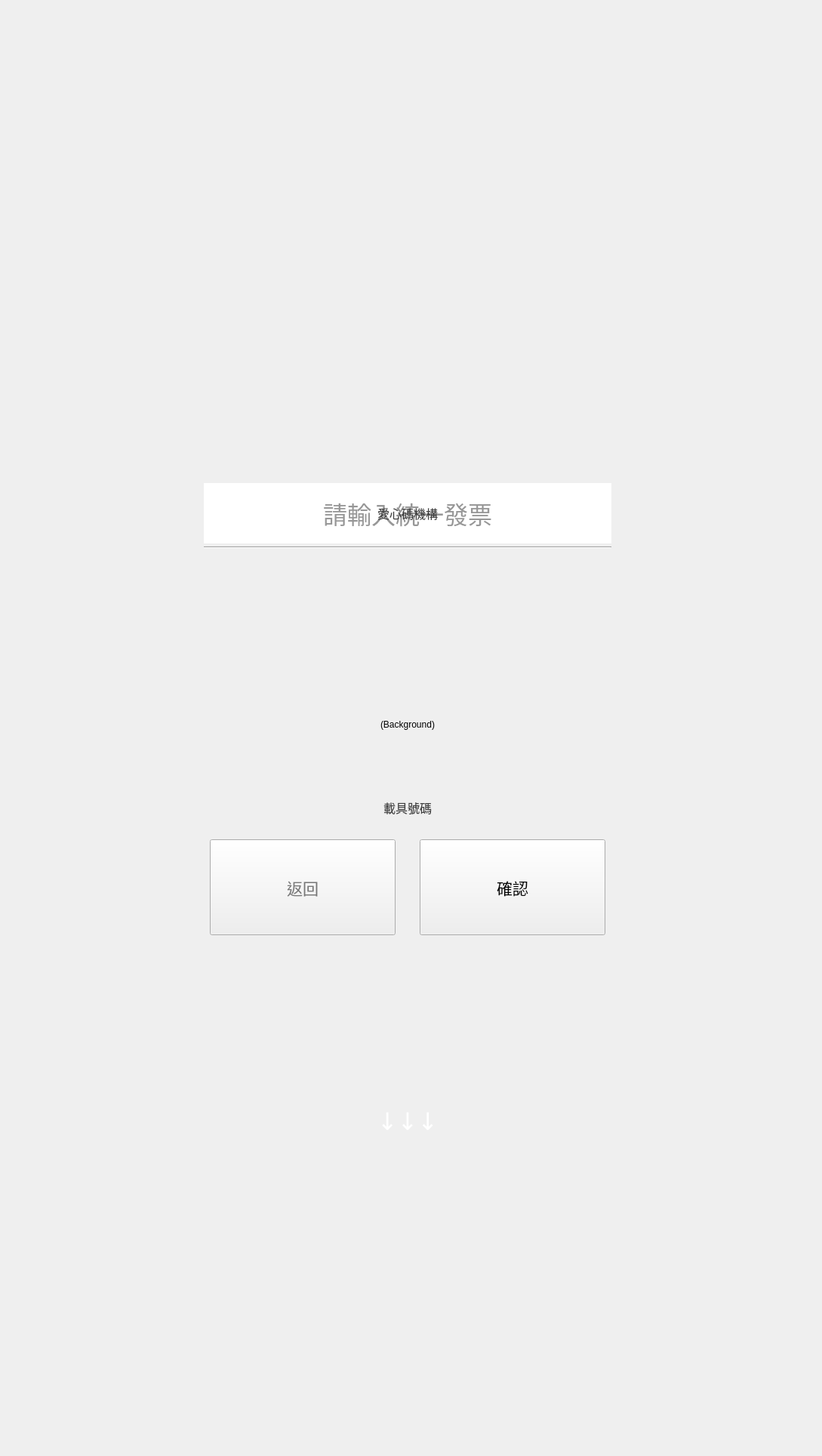
    <widget class="QWidget" name="page_einvoice_hint">
     <widget class="QLabel" name="lbl_einvoice_hint_bg">
      <property name="geometry">
       <rect>
        <x>0</x>
        <y>0</y>
        <width>1080</width>
        <height>1920</height>
       </rect>
      </property>
      <property name="text">
       <string>(Background)</string>
      </property>
      <property name="alignment">
       <set>Qt::AlignCenter</set>
      </property>
     </widget>
     <widget class="QLineEdit" name="lineEdit_einvoice_code">
      <property name="geometry">
       <rect>
        <x>270</x>
        <y>640</y>
        <width>540</width>
        <height>80</height>
       </rect>
      </property>
      <property name="font">
       <font>
        <family>Noto Sans CJK TC Regular</family>
        <pointsize>24</pointsize>
       </font>
      </property>
      <property name="focusPolicy">
       <enum>Qt::NoFocus</enum>
      </property>
      <property name="styleSheet">
       <string notr="true">border:none;
color: rgb(48, 48, 48);</string>
      </property>
      <property name="text">
       <string/>
      </property>
      <property name="alignment">
       <set>Qt::AlignCenter</set>
      </property>
      <property name="placeholderText">
       <string>請輸入統一發票</string>
      </property>
     </widget>
     <widget class="Line" name="line_einvoice_hint">
      <property name="geometry">
       <rect>
        <x>270</x>
        <y>715</y>
        <width>540</width>
        <height>20</height>
       </rect>
      </property>
      <property name="orientation">
       <enum>Qt::Horizontal</enum>
      </property>
     </widget>
     <widget class="NumInput" name="num_input" native="true">
      <property name="geometry">
       <rect>
        <x>300</x>
        <y>760</y>
        <width>480</width>
        <height>440</height>
       </rect>
      </property>
     </widget>
     <widget class="QLabel" name="lbl_einvoice_hint_arrow">
      <property name="geometry">
       <rect>
        <x>0</x>
        <y>1420</y>
        <width>1080</width>
        <height>128</height>
       </rect>
      </property>
      <property name="font">
       <font>
        <family>Noto Sans CJK TC Regular</family>
        <pointsize>24</pointsize>
       </font>
      </property>
      <property name="styleSheet">
       <string notr="true">color: rgb(255, 255, 255);</string>
      </property>
      <property name="text">
       <string>↓↓↓</string>
      </property>
      <property name="alignment">
       <set>Qt::AlignCenter</set>
      </property>
     </widget>
     <widget class="QLabel" name="lbl_einvoice_lovecode">
      <property name="geometry">
       <rect>
        <x>270</x>
        <y>670</y>
        <width>540</width>
        <height>20</height>
       </rect>
      </property>
      <property name="font">
       <font>
        <family>Noto Sans CJK TC Medium</family>
        <pointsize>12</pointsize>
       </font>
      </property>
      <property name="styleSheet">
       <string notr="true">color: rgb(64, 64, 64);</string>
      </property>
      <property name="text">
       <string>愛心碼機構</string>
      </property>
      <property name="alignment">
       <set>Qt::AlignCenter</set>
      </property>
     </widget>
     <widget class="QPushButton" name="pbtn_einvoice_hint_confirm">
      <property name="geometry">
       <rect>
        <x>556</x>
        <y>1112</y>
        <width>246</width>
        <height>127</height>
       </rect>
      </property>
      <property name="font">
       <font>
        <family>Noto Sans CJK TC</family>
        <pointsize>16</pointsize>
       </font>
      </property>
      <property name="text">
       <string>確認</string>
      </property>
     </widget>
     <widget class="QPushButton" name="pbtn_einvoice_hint_back">
      <property name="geometry">
       <rect>
        <x>278</x>
        <y>1112</y>
        <width>246</width>
        <height>127</height>
       </rect>
      </property>
      <property name="font">
       <font>
        <family>Noto Sans CJK TC</family>
        <pointsize>16</pointsize>
       </font>
      </property>
      <property name="styleSheet">
       <string notr="true">color: rgb(119, 119, 119);</string>
      </property>
      <property name="text">
       <string>返回</string>
      </property>
     </widget>
     <widget class="QLabel" name="lbl_einvoice_carrier">
      <property name="geometry">
       <rect>
        <x>270</x>
        <y>1060</y>
        <width>540</width>
        <height>20</height>
       </rect>
      </property>
      <property name="font">
       <font>
        <family>Noto Sans CJK TC Medium</family>
        <pointsize>12</pointsize>
       </font>
      </property>
      <property name="styleSheet">
       <string notr="true">color: rgb(64, 64, 64);</string>
      </property>
      <property name="text">
       <string>載具號碼</string>
      </property>
      <property name="alignment">
       <set>Qt::AlignCenter</set>
      </property>
     </widget>
    </widget>
